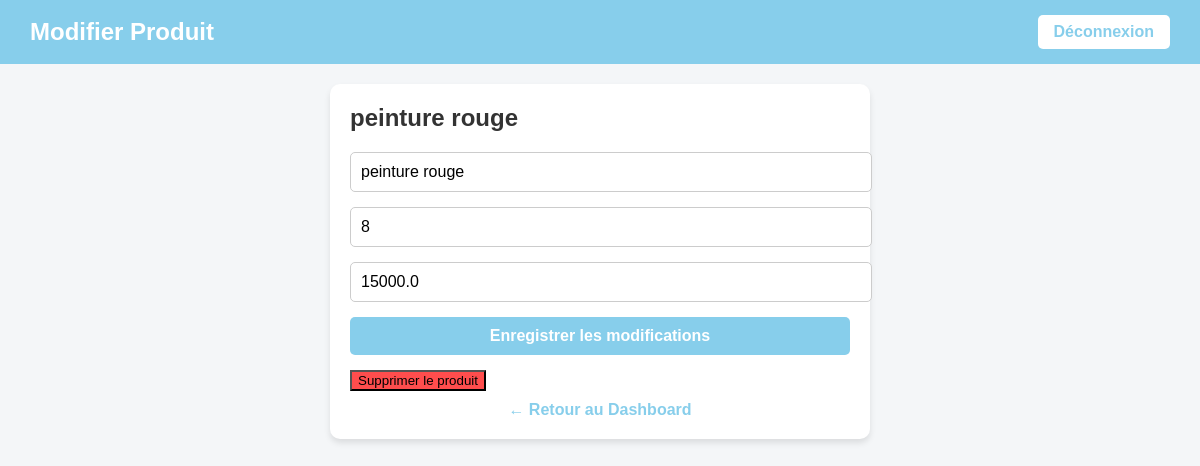
The page /edit-product/1 (signed in) on the database its author committed.
### tables this page shows
CREATE TABLE products (
    id INTEGER PRIMARY KEY AUTOINCREMENT,
    name TEXT NOT NULL,
    quantity INTEGER NOT NULL,
    total_quantity INTEGER NOT NULL,
    price REAL NOT NULL,
    username TEXT NOT NULL,
    ville TEXT NOT NULL
);

### main.py (the view)
@app.get("/edit-product/{product_id}", response_class=HTMLResponse)
def edit_product_page(request: Request, product_id: int):
    if "user" not in request.session:
        return RedirectResponse("/login", status_code=303)
    username = request.session["user"]
    conn = get_db()
    cursor = conn.cursor()
    cursor.execute("SELECT id, name, quantity, price FROM products WHERE id=? AND username=?", (product_id, username))
    product = cursor.fetchone()
    conn.close()
    if not product:
        return HTMLResponse("<h2>Produit non trouvé</h2>")
    return templates.TemplateResponse("edit_product.html", {
        "request": request,
        "product": {"id": product[0], "name": product[1], "quantity": product[2], "price": product[3]}
    })

### templates/edit_product.html (shortened to what this page needs)
<!DOCTYPE html>
<html lang="fr">
<head>
</head>
<body>
<header>
    <h1>Modifier Produit</h1>
    <a href="/logout" class="logout">Déconnexion</a>
</header>
<div class="container">
    <div class="card">
        <h2>{{ product.name }}</h2>
        <form class="form-inline" action="/edit-product/{{ product.id }}" method="post">
            <input type="text" name="name" placeholder="Nom produit" value="{{ product.name }}" required>
            <input type="number" name="quantity" placeholder="Quantité" value="{{ product.quantity }}" min="0" required>
            <input type="number" name="price" placeholder="Prix" value="{{ product.price }}" step="0.01" min="0" required>
            <button type="submit">Enregistrer les modifications</button>
        </form>
        <form action="/delete-product/{{ product.id }}" method="post" onsubmit="return confirm('Voulez-vous vraiment supprimer ce produit ?');">
            <button type="submit" style="background-color: #ff4d4d;">Supprimer le produit</button>
        </form>
        <a href="/dashboard" class="back-link">← Retour au Dashboard</a>
    </div>
</div>
</body>
</html>

### templates/edit_product.html (style rules this page uses)
body { font-family: Arial, sans-serif; background-color: #f4f6f8; margin: 0; padding: 0; }
header { background-color: #87CEEB; color: white; padding: 15px 30px; display: flex; justify-content: space-between; align-items: center; }
header h1 { margin: 0; font-size: 24px; }
header a.logout { background-color: white; color: #87CEEB; padding: 8px 16px; text-decoration: none; border-radius: 5px; font-weight: bold; }
.container { padding: 20px 30px; }
.card { background-color: white; padding: 20px; border-radius: 10px; box-shadow: 0 4px 6px rgba(0,0,0,0.1); max-width: 500px; margin: auto; }
.card h2 { margin-top: 0; color: #333; }
.form-inline input, .form-inline button { padding: 10px; margin-bottom: 15px; width: 100%; border-radius: 5px; border: 1px solid #ccc; font-size: 16px; }
.form-inline button { background-color: #87CEEB; color: white; border: none; cursor: pointer; font-weight: bold; }
.back-link { display: block; margin-top: 10px; text-align: center; text-decoration: none; color: #87CEEB; font-weight: bold; }

### rows shown on the page
products: name "peinture rouge", quantity "8", price "15000.0"
